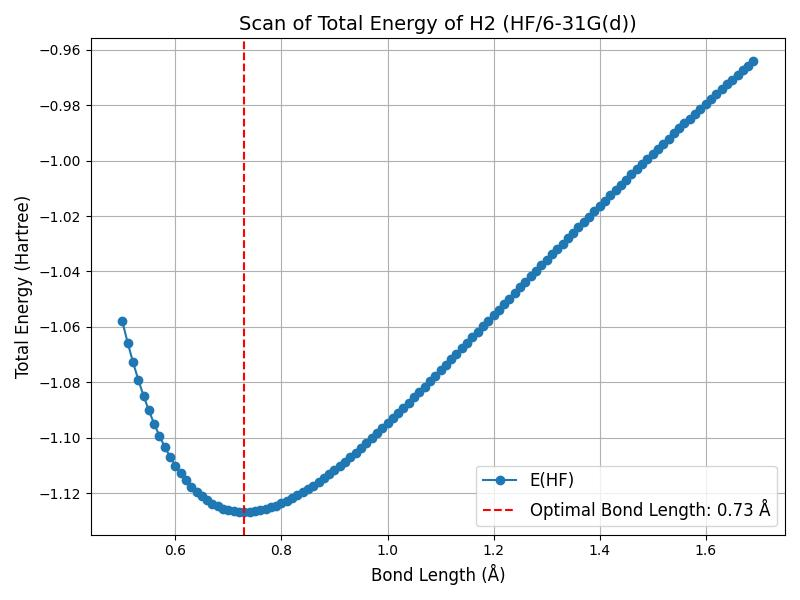

Reproduce this figure in Python.
import psi4
import numpy as np
import matplotlib.pyplot as plt

# Psi4 settings
psi4.set_memory('2 GB')
psi4.core.clean_options()
psi4.core.clean()

# Bond length settings
bond_lengths = np.arange(0.5, 0.5 + 120 * 0.01, 0.01)  # Bond lengths ranging from 0.5 to 1.7 Å
energies_HF = []  # List to store the energies

# Calculate energies for different bond lengths
print(f'R(Å) |  E_HF [a.u]')
print('-----|-------------')

for bond_length in bond_lengths:
    h2 = psi4.geometry(f"""
    0 1
    symmetry c1
    H 0.0 0.0 0.0
    H 0.0 0.0 {bond_length} 
    """)  # Define the molecule for the specified bond length
    
    psi4.core.set_output_file('dissociationcurve_HF.log', True)  # Output file
    psi4.set_options({'guess_mix': False, 'guess': 'sad'})  # HF settings
    energy = psi4.energy('hf/6-31G(d)', molecule=h2)  # Compute energy

    print(f'{bond_length:.2f}  | {energy:.8f}')  # Print energy
    energies_HF.append(energy)  # Store energy

# Find optimal bond length and minimum energy
optimal_bond_length = bond_lengths[np.argmin(energies_HF)]
minimum_energy = min(energies_HF)

# Print optimal bond length and minimum energy
print(f'\nOptimal bond length: {optimal_bond_length:.2f} Å')
print(f'Minimum energy: {minimum_energy:.8f} Hartree')

# Plot the energy curve using matplotlib
plt.figure(figsize=(8, 6))
plt.plot(bond_lengths, energies_HF, label='E(HF)', linestyle='-', marker='o')
plt.axvline(optimal_bond_length, color='red', linestyle='--', label=f'Optimal Bond Length: {optimal_bond_length:.2f} Å')
plt.title('Scan of Total Energy of H2 (HF/6-31G(d))', fontsize=14)
plt.xlabel('Bond Length (Å)', fontsize=12)
plt.ylabel('Total Energy (Hartree)', fontsize=12)
plt.grid(True)
plt.legend(fontsize=12)
plt.tight_layout()
plt.show()
